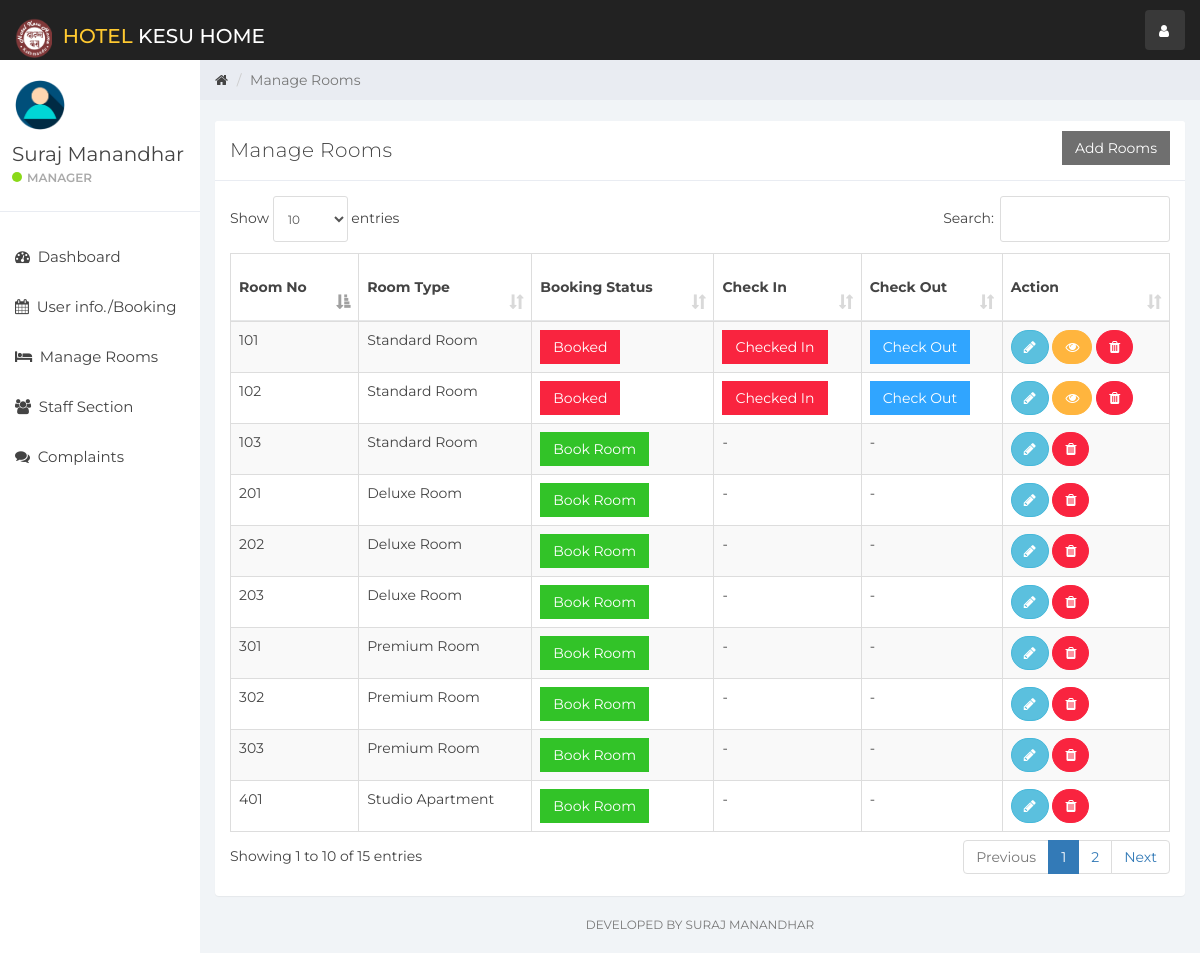
The app's page / (signed in) with its own data.
### tables this page shows
CREATE TABLE `user` (
  `id` int(11) NOT NULL,
  `name` varchar(100) NOT NULL,
  `username` varchar(15) NOT NULL,
  `email` varchar(100) NOT NULL,
  `password` varchar(100) NOT NULL,
  `created_at` timestamp NOT NULL DEFAULT current_timestamp()
);

CREATE TABLE `room` (
  `room_id` int(10) NOT NULL,
  `room_type_id` int(10) NOT NULL,
  `room_no` varchar(10) NOT NULL,
  `status` tinyint(1) DEFAULT NULL,
  `check_in_status` tinyint(1) NOT NULL,
  `check_out_status` tinyint(1) NOT NULL,
  `deleteStatus` tinyint(1) DEFAULT 0
);

CREATE TABLE `room_type` (
  `room_type_id` int(10) NOT NULL,
  `room_type` varchar(100) NOT NULL,
  `price` int(10) NOT NULL,
  `max_person` int(10) NOT NULL
);

### room_mang.php (the view, shortened to what this page needs)
<div class="col-sm-9 col-sm-offset-3 col-lg-10 col-lg-offset-2 main">
    <div class="row">
        <ol class="breadcrumb">
            <li><a href="#">
                    <em class="fa fa-home"></em>
                </a></li>
            <li class="active">Manage Rooms</li>
        </ol>
    </div>
    <br>
    <div class="row">
        <div class="col-lg-12">
        </div>
    </div>
    <div class="row">
        <div class="col-lg-12">
            <div class="panel panel-default">
                <div class="panel-heading">Manage Rooms
                    <button class="btn btn-secondary pull-right" style="border-radius:0%" data-toggle="modal" data-target="#addRoom">Add Rooms</button>
                </div>
                <div class="panel-body">
                    <table class="table table-striped table-bordered table-responsive" cellspacing="0" width="100%"
                           id="rooms">
                        <thead>
                        <tr>
                            <th>Room No</th>
                            <th>Room Type</th>
                            <th>Booking Status</th>
                            <th>Check In</th>
                            <th>Check Out</th>
                            <th>Action</th>
                        </tr>
                        </thead>
                        <tbody>
                        <?php
                        $room_query = "SELECT * FROM room NATURAL JOIN room_type WHERE deleteStatus = 0";
                        $rooms_result = mysqli_query($connection, $room_query);
                        if (mysqli_num_rows($rooms_result) > 0) {
                            while ($rooms = mysqli_fetch_assoc($rooms_result)) { ?>
                                <tr>
                                    <td><?php echo $rooms['room_no'] ?></td>
                                    <td><?php echo $rooms['room_type'] ?></td>
                                    <td>
                                        <?php
                                        if ($rooms['status'] == 0) {
                                            echo '<a href="index.php?reservation&room_id=' . $rooms['room_id'] . '&room_type_id=' . $rooms['room_type_id'] . '" class="btn btn-success" style="border-radius:0%">Book Room</a>';
                                        } else {
                                            echo '<a href="#" class="btn btn-danger" style="border-radius:0%">Booked</a>';
                                        }
                                        ?>
                                    <td>
                                        <?php
                                        if ($rooms['status'] == 1 && $rooms['check_in_status'] == 0) {
                                            echo '<button class="btn btn-warning" id="checkInRoom"  data-id="' . $rooms['room_id'] . '" data-toggle="modal" style="border-radius:0%" data-target="#checkIn">Check In</button>';
                                        } elseif ($rooms['status'] == 0) {
                                            echo '-';
                                        } else {
                                            echo '<a href="#" class="btn btn-danger" style="border-radius:0%">Checked In</a>';
                                        }
                                        ?>
                                    </td>
                                    <td>
                                        <?php
                                        if ($rooms['status'] == 1 && $rooms['check_in_status'] == 1) {
                                            echo '<button class="btn btn-primary" style="border-radius:0%" id="checkOutRoom" data-id="' . $rooms['room_id'] . '">Check Out</button>';
                                        } elseif ($rooms['status'] == 0) {
                                            echo '-';
                                        }
                                        ?>
                                    </td>
                                    <td>
                                        <button title="Edit Room Information" style="border-radius:60px;" data-toggle="modal"
                                                data-target="#editRoom" data-id="<?php echo $rooms['room_id']; ?>"
                                                id="roomEdit" class="btn btn-info"><i class="fa fa-pencil"></i></button>
                                        <?php
                                        if ($rooms['status'] == 1) {
                                            echo '<button title="Customer Information" data-toggle="modal" data-target="#cutomerDetailsModal" data-id="' . $rooms['room_id'] . '" id="cutomerDetails" class="btn btn-warning" style="border-radius:60px;"><i class="fa fa-eye"></i></button>';
                                        }
                                        ?>
                                        <a href="ajax.php?delete_room=<?php echo $rooms['room_id']; ?>"
                                           class="btn btn-danger" style="border-radius:60px;" onclick="return confirm('Are you Sure?')"><i
                                                    class="fa fa-trash" alt="delete"></i></a>
                                    </td>
                                </tr>
                            <?php }
                        } else {
                            echo "No Rooms";
                        }
                        ?>
                        </tbody>
                    </table>
                </div>
            </div>
        </div>
    </div>
    <div class="row">
        <div class="col-sm-12">
        <p class="back-link">Developed By Suraj Manandhar</p>
        </div>
    </div>
</div>

### header.php (shortened to what this page needs)
<!DOCTYPE html>
<html>
<head>
    <link href="css/bootstrap.min.css" rel="stylesheet">
    <link href="css/font-awesome.min.css" rel="stylesheet">
    <link href="css/datepicker3.css" rel="stylesheet">
    <link href="css/dataTables.bootstrap.min.css" rel="stylesheet">
    <link href="css/styles.css" rel="stylesheet">
</head>
<body>
<nav class="navbar navbar-custom navbar-fixed-top" role="navigation">
    <div class="container-fluid">
        <div class="navbar-header">
            <a class="navbar-brand" href="index.php?dashboard"><span><img src="img/htl.png" alt="logo" style="width:37px;height:40px;">&nbsp Hotel </span>Kesu Home</a>
            <ul class="nav navbar-top-links navbar-right">
                <li class="dropdown"><a class="dropdown-toggle count-info" data-toggle="dropdown" href="#">
                        <em class="fa fa-user"></em>
                    </a>
                </li>
            </ul>
        </div>
    </div>
</nav>

### sidebar.php (shortened to what this page needs)
<div id="sidebar-collapse" class="col-sm-3 col-lg-2 sidebar">
    <div class="profile-sidebar">
        <div class="profile-userpic">
            <img src="img/user.png" class="img-responsive" alt="">
        </div>
        <div class="profile-usertitle">
            <div class="profile-usertitle-name"><?php echo $user['name'];?></div>
            <div class="profile-usertitle-status"><span class="indicator label-success"></span>Manager</div>
        </div>
    </div>
    <ul class="nav menu">
    <?php
        if (isset($_GET['dashboard'])){ ?>
            <li class="active">
                <a href="index.php?dashboard"><em class="fa fa-dashboard">&nbsp;</em>
                    Dashboard
                </a>
            </li>
        <?php } else{?>
            <li>
                <a href="index.php?dashboard"><em class="fa fa-dashboard">&nbsp;</em>
                    Dashboard
                </a>
            </li>
        <?php }
        if (isset($_GET['reservation'])){ ?>
            <li class="active">
            <a href="index.php?reservation"><em class="fa fa-calendar">&nbsp;</em>
                   User info./Booking
                </a>
            </li>
        <?php } else{?>
            <li>
            <a href="index.php?reservation"><em class="fa fa-calendar">&nbsp;</em>
                    User info./Booking
                </a>
            </li>
        <?php }
        if (isset($_GET['room_mang'])){ ?>
            <li class="active">
                <a href="index.php?room_mang"><em class="fa fa-bed">&nbsp;</em>
                    Manage Rooms
                </a>
            </li>
        <?php } else{?>
            <li>
            <a href="index.php?room_mang"><em class="fa fa-bed">&nbsp;</em>
                    Manage Rooms
                </a>
            </li>
        <?php }
        if (isset($_GET['staff_mang'])){ ?>
            <li class="active">
                <a href="index.php?staff_mang"><em class="fa fa-users">&nbsp;</em>
                    Staff Section
                </a>
            </li>
        <?php } else{?>
            <li>
                <a href="index.php?staff_mang"><em class="fa fa-users">&nbsp;</em>
                    Staff Section
                </a>
            </li>
        <?php }
        if (isset($_GET['complain'])){ ?>
            <li class="active">
                <a href="index.php?complain"><em class="fa fa-comments">&nbsp;</em>
                   Complaints
                </a>
            </li>
        <?php } else{?>
            <li>
                <a href="index.php?complain"><em class="fa fa-comments">&nbsp;</em>
                    Complaints
                </a>
            </li>
        <?php }
        ?>
    </ul>
</div>

### index.php (shortened to what this page needs)
<?php
include_once "db.php";
if (isset($_SESSION['user_id'])){
    $user_id = $_SESSION['user_id'];
    $userQuery = "SELECT * FROM user WHERE id = '$user_id'";
    $result = mysqli_query($connection, $userQuery);
    $user = mysqli_fetch_assoc($result);
}else{
    header('Location:login.php');
}
include_once "header.php";
include_once "sidebar.php";
if (isset($_GET['room_mang'])){
    include_once "room_mang.php";
}
elseif (isset($_GET['dashboard'])){
    include_once "dashboard.php";
}
elseif (isset($_GET['reservation'])){
    include_once "reservation.php";
}
elseif (isset($_GET['staff_mang'])){
    include_once "staff_mang.php";
}
elseif (isset($_GET['add_emp'])){
    include_once "add_emp.php";
}
elseif (isset($_GET['complain'])){
    include_once "complain.php";
}
elseif (isset($_GET['statistics'])){
    include_once "statistics.php";
}
elseif (isset($_GET['emp_history'])){
    include_once "emp_history.php";
}
else{
    include_once "room_mang.php";
}
include_once "footer.php";

### footer.php (shortened to what this page needs)
</body>
</html>

### records on screen
user: name "Suraj Manandhar"
room: room_no "101", room_type.room_type "Standard Room", status "Booked"
room: room_no "102", room_type.room_type "Standard Room", status "Booked"
room: room_no "103", room_type.room_type "Standard Room"
room: room_no "201", room_type.room_type "Deluxe Room"
room: room_no "202", room_type.room_type "Deluxe Room"
room: room_no "203", room_type.room_type "Deluxe Room"
room: room_no "301", room_type.room_type "Premium Room"
room: room_no "302", room_type.room_type "Premium Room"
room: room_no "303", room_type.room_type "Premium Room"
room: room_no "401", room_type.room_type "Studio Apartment"
